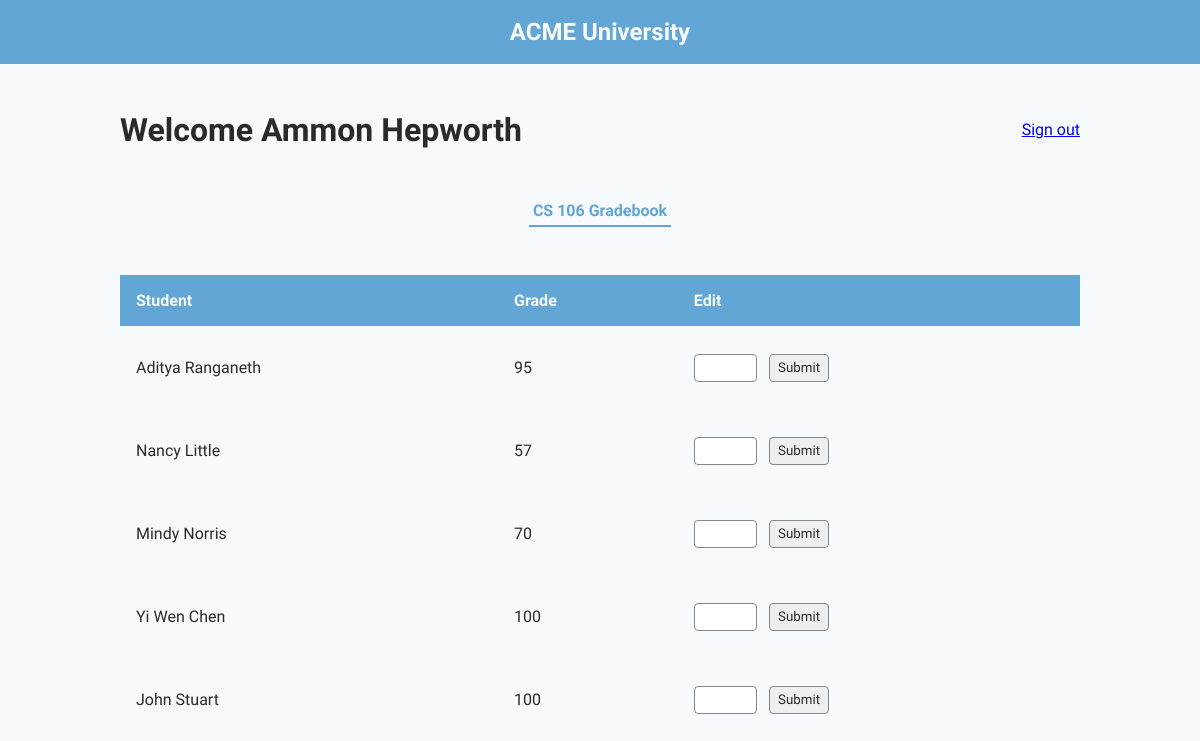
/instructor/Ammon Hepworth/CS 106 (signed in), run on the app's committed database.
### db.py (models this page shows)
class Teacher(db.Model, UserMixin):
	id = db.Column(db.Integer, primary_key=True)
	name = db.Column(db.String, nullable=False)
	user = db.relationship('User', backref='teacher', uselist=False)

class Course(db.Model, UserMixin):
	id = db.Column(db.Integer, primary_key=True)
	course_name = db.Column(db.String, unique=True, nullable=False)
	teacher_id = db.Column(db.Integer, db.ForeignKey('teacher.id'), nullable=False)
	number_enrolled = db.Column(db.Integer, nullable=False)
	capacity = db.Column(db.Integer, nullable=False)
	time = db.Column(db.String, nullable=False)
	teacher = db.relationship('Teacher', backref=db.backref('teachers', lazy=True))
	students = db.relationship('Enrollment', back_populates='course')

class Student(db.Model, UserMixin):
	id = db.Column(db.Integer, primary_key=True, autoincrement=True)
	name = db.Column(db.String, nullable=False)
	user = db.relationship('User', backref='student', uselist=False)
	courses = db.relationship('Enrollment', back_populates='student')

### app.py (the view, shortened to what this page needs)
@app.route("/instructor/<name>/<course>", methods = ['GET', 'POST'])
def specific_course(name, course, student = None):
    instructor_name = name
    instructor_course = course
    tea_course_data = []
    teaQ = Teacher.query.filter_by(name=instructor_name).first()
    teaQC = Course.query.filter_by(teacher_id = teaQ.id, course_name = instructor_course).first()
    print(teaQC)
    if request.method == 'GET':
        for j in range(len(teaQC.students)):
            temp1 = {
                'name':teaQC.students[j].student.name,
                'grade':teaQC.students[j].grade
            }
            tea_course_data.append(temp1)
    return render_template("specificCourse.html", instructor_name = instructor_name, instructor_course = instructor_course, data = tea_course_data)

### app.py (called while the page is built)
@login.user_loader
def load_user(user_id):
    return User.query.get(user_id)

### templates/specificCourse.html (shortened to what this page needs)
{% extends "person.html" %}
{% block styles %}
    {{ super() }}
    <link rel="stylesheet" href="{{ url_for('static', filename = 'instructor.css') }}">
{% endblock %}
{% block person_name %}{{ instructor_name }}{% endblock %}
{% block inner_nav_links %}
    <button class="inner-nav-link active-tab">{{ instructor_course }} Gradebook</button>
{% endblock %}
{% block data_table_headings %}
    <th>Student</th>
    <th>Grade</th>
    <th>Edit</th>
{% endblock %}
{% block data_table_body %}
    {% for student in data %}
        <tr>
            <td>{{ student.name }}</td>
            <td onclick="editGrade('{{ student.grade }}')">
                <p class="grade-value">{{ student.grade }}</p>
            </td>
            <td>
                <form action="{{ url_for('specific_course', name = instructor_name, course = instructor_course, student = student.name ) }}" method="post">
                    <input type="text" class="editable-field" name="new_grade" autocomplete="off">
                    <input class="edit-grade-submit" type="submit" value="Submit">
                </form>
            </td>
        </tr>
    {% endfor %}
{% endblock %}

### static/base.css (style rules this page uses)
:root { --bg-color: #F7FAFC; --accent-color: #61A6D4; --primary-text-color: #292A2C; --secondary-text-color: #61A6D4; --tertiary-text-color: #84878B; --quaternary-text-color: #F7FAFC; }
body { margin: 0; padding: 0; width: 100vw; height: 100vh; font-family: 'Source Sans Pro', Arial, Helvetica, sans-serif; background-color: var(--bg-color); color: var(--primary-text-color); position: relative; overflow-x: hidden; }

### static/person.css (style rules this page uses)
.inner-nav-link { padding: .35rem .25rem; text-decoration: none; border: none; background-color: transparent; font-family: 'Source Sans Pro', Arial, Helvetica, sans-serif; font-size: 1rem; color: var(--primary-text-color); }
.active-tab { font-weight: 600; color: var(--secondary-text-color); border-bottom: 2px solid var(--accent-color); }
.data-table-row th { text-align: left; padding: 1rem 1rem; }
.data-table-body td { color: var(--primary-text-color); padding: 1rem 1rem; }
.editable-field, .edit-grade-submit, .options-button { border: 1px solid #84878B; border-radius: .25rem; font-family: 'Source Sans Pro', Arial, Helvetica, sans-serif; color: var(--primary-text-color); display: inline-block; }
.editable-field { padding: .35rem; width: 50px; }
.grade-value { display: inline-block; }
.edit-grade-submit { padding: .35rem .5rem; margin-left: .5rem; }

### data on the page
Teacher: name "Ammon Hepworth"
Course: course_name "CS 106"
Student: name "Aditya Ranganeth", grade "95"
Student: name "Nancy Little", grade "57"
Student: name "Mindy Norris", grade "70"
Student: name "Yi Wen Chen", grade "100"
Student: name "John Stuart", grade "100"
